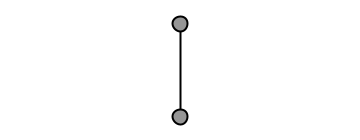
Frame 1 (no input)
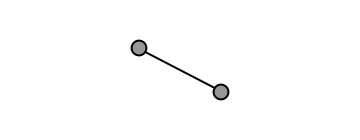
Frame 60 (the mouse pressed at the canvas centre just before this capture)
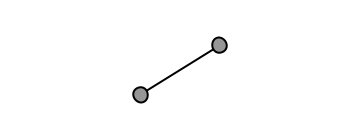
Frame 120 (the mouse held since frame 60 and released just before this capture)

The Processing sketch that drew these frames (run headless with seeded random() and noise(); from frame 60 on, the mouse is pressed at the canvas centre):

// Processing sketch: simple_rotation
// ── simple_rotation.pde
Baton b;
int c;

void setup() {
  size(360, 140);
  b = new Baton();
  c = 1;
}

void draw() {
  background(255);
  b.display();
}

// ── baton.pde
class Baton{
  float len, d, c;
  
  Baton() {
    len = height * 2/3;
    d = 15;
    c = 0;
  }

  void display() {
    stroke(0);
    strokeWeight(2);
    fill(150);

    translate(width/2, height/2);
    rotate(radians(c % 360));
    line(0, len/2, 0, -len/2);
    ellipse(0, len/2, d, d);
    ellipse(0, -len/2, d, d);

    c += 2;
  }
}
